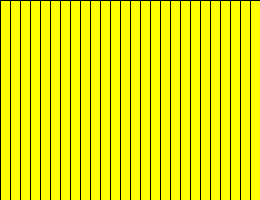
Frame 1 (no input)
Frame 60 (the mouse pressed at the canvas centre just before this capture): identical to frame 1, image omitted
Frame 120 (the mouse held since frame 60 and released just before this capture): identical to frame 1, image omitted

The Processing sketch that drew this single still picture (run headless with seeded random() and noise(); from frame 60 on, the mouse is pressed at the canvas centre):

// Processing sketch: processing_80078
// ── processing_80078.pde

//FET PER ADRIÀ SÁNCHEZ GALLEGO
void setup(){
 size(260,200); 
 
}
void draw(){
  smooth();
  int i=0;
  //bucle de rectangles
  while(i<290){
    fill(#ffff00);
    rect(i,0,10,200);
      i+=10;
   }    
   //al hacer clic en uno de los rectangulos se transforma
    if (mousePressed&&mouseX>=0&&mouseX<10) {
   fill(#0000ff);
   rect(0,0,10,200);
   }
      if (mousePressed&&mouseX>=11&&mouseX<20) {
   fill(#0000ff);
   rect(0,0,20,200);
   }
      if (mousePressed&&mouseX>=21&&mouseX<30) {
   fill(#0000ff);
   rect(0,0,30,200);
   }
      if (mousePressed&&mouseX>=31&&mouseX<40) {
   fill(#0000ff);
   rect(0,0,40,200);
   }
      if (mousePressed&&mouseX>=41&&mouseX<50) {
   fill(#0000ff);
   rect(0,0,50,200);
   }
      if (mousePressed&&mouseX>=51&&mouseX<60) {
   fill(#0000ff);
   rect(0,0,60,200);
   }
      if (mousePressed&&mouseX>=61&&mouseX<70) {
   fill(#0000ff);
   rect(0,0,70,200);
   }
      if (mousePressed&&mouseX>=71&&mouseX<80) {
   fill(#0000ff);
   rect(0,0,80,200);
   }
      if (mousePressed&&mouseX>=81&&mouseX<90) {
   fill(#0000ff);
   rect(0,0,90,200);
   }
      if (mousePressed&&mouseX>=91&&mouseX<100) {
   fill(#0000ff);
   rect(0,0,100,200);
   }
      if (mousePressed&&mouseX>=101&&mouseX<110) {
   fill(#0000ff);
   rect(0,0,110,200);
   }
      if (mousePressed&&mouseX>=111&&mouseX<120) {
   fill(#FF0000);
   rect(0,0,120,200);
   }
      if (mousePressed&&mouseX>=121&&mouseX<130) {
   fill(#FF0000);
   rect(0,0,130,200);
   }
      if (mousePressed&&mouseX>=131&&mouseX<140) {
   fill(#FF0000);
   rect(0,0,140,200);
   }
      if (mousePressed&&mouseX>=141&&mouseX<150) {
   fill(#FF0000);
   rect(0,0,150,200);
   }
      if (mousePressed&&mouseX>=151&&mouseX<160) {
   fill(#FF0000);
   rect(0,0,160,200);
   }
      if (mousePressed&&mouseX>=161&&mouseX<170) {
   fill(#FF0000);
   rect(0,0,170,200);
   }
      if (mousePressed&&mouseX>=171&&mouseX<180) {
   fill(#FF0000);
   rect(0,0,180,200);
   }
      if (mousePressed&&mouseX>=181&&mouseX<190) {
   fill(#FF0000);
   rect(0,0,190,200);
   }
      if (mousePressed&&mouseX>=191&&mouseX<200) {
   fill(#FF0000);
   rect(0,0,200,200);
   }
      if (mousePressed&&mouseX>=201&&mouseX<210) {
   fill(#FF0000);
   rect(0,0,210,200);
   }
      if (mousePressed&&mouseX>=211&&mouseX<220) {
   fill(#FF0000);
   rect(0,0,220,200);
   }
      if (mousePressed&&mouseX>=221&&mouseX<230) {
   fill(#FF0000);
   rect(0,0,230,200);
   }
      if (mousePressed&&mouseX>=231&&mouseX<240) {
   fill(#FF0000);
   rect(0,0,240,200);
   }
      if (mousePressed&&mouseX>=241&&mouseX<250) {
   fill(	#00ff00);
   rect(0,0,250,200);
   }
      if (mousePressed&&mouseX>=251&&mouseX<260) {
   fill(#00ff00);
   rect(0,0,260,200);
   }
 
   }
     

   
 
